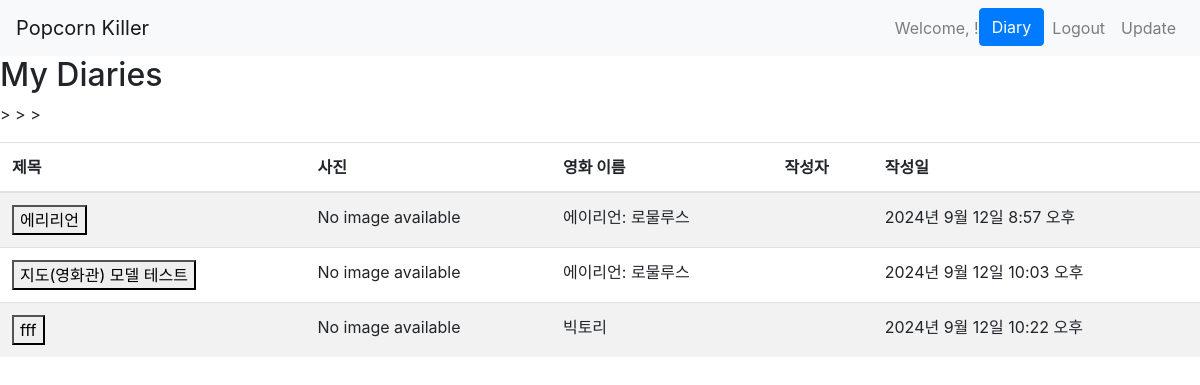
The page /diaries/ (signed in) on the database its author committed.
### pk_apps/diaries/models.py (models this page shows, shortened)
class Diary(models.Model):
    title = models.CharField(max_length=200)
    content = models.TextField()
    writer = models.ForeignKey(User, on_delete=models.CASCADE, related_name='diaries')
    movie = models.CharField(max_length=100, null=True, blank=True)
    cinema = models.CharField(max_length=255, null=True, blank=True)
    loc_x = models.DecimalField(max_digits=8, decimal_places=4)
    loc_y = models.DecimalField(max_digits=8, decimal_places=4)
    photo = models.ImageField(upload_to='photos/', storage=fs, null=True, blank=True)
    created_at = models.DateTimeField(auto_now_add=True)
    updated_at = models.DateTimeField(auto_now=True)

### pk_apps/diaries/views.py (the view)
# urls.py: path('', diary_list, name='diary_list'),
@login_required
def diary_list(request: HttpRequest) -> HttpResponse:
    diaries = Diary.objects.filter(writer=request.user)
    return render(request, 'diaries/diary_list.html', {'diaries': diaries})

### pk_apps/accounts/models.py (called while the page is built)
    def __str__(self):
        return f"{self.nickname}"

### pk_apps/diaries/templates/diaries/diary_list.html (shortened to what this page needs)
{% extends "base.html" %}
{% block content %}
    <h2>My Diaries</h2>
    <table class="table table-striped mt-3">
        <thead>
            <tr>
                <th scope="col">제목</th>
                <th scope="col">사진</th>
                <th scope="col">영화 이름</th>
                <th scope="col">작성자</th>
                <th scope="col">작성일</th>
            </tr>
        </thead>
        <tbody>
            {% for diary in diaries %}
            {% load humanize %}
            <tr>
                <td>
                    <form action="{% url 'diaries:diary_detail' diary.pk %}" method="post">
                        <button type="submit" >{{ diary.title }}</button>
                    </form>
                </td>
                {% if diary.photo %}
                    <td>
                        <img src="{{ diary.photo.url }}" alt="{{ diary.title }}">
                    </td>
                {% else %}
                    <td>
                        No image available
                    </td>>
                {% endif %}
                <td>{{ diary.movie|default:"none" }}</td>
                <td>{{ diary.writer }}</td>
                <td>{{ diary.created_at }}</td>
            </tr>
            {% endfor %}
        </tbody>
    </table>
{% endblock %}

### templates/base.html (shortened to what this page needs)
<!DOCTYPE html>
<html lang="en">
    <head>
        <link href="https://stackpath.bootstrapcdn.com/bootstrap/4.5.2/css/bootstrap.min.css" rel="stylesheet">
    </head>
    <body>
    <nav class="navbar navbar-expand-lg navbar-light bg-light">
        <a class="navbar-brand" href="{% url 'box_office:daily_view' %}">Popcorn Killer</a>
        <div class="collapse navbar-collapse" id="navbarNav">
            <ul class="navbar-nav ml-auto">
                {% if user.is_authenticated %}
                    <li class="nav-item">
                        <span class="navbar-text">Welcome, {{ user.nickname }}!</span>
                    </li>
                    <li class="nav-item">
                        <a class="btn btn-primary" href="{% url 'diaries:diary_list' %}">Diary</a>
                    </li>
                    <li class="nav-item">
                        <a class="nav-link" href="{% url 'accounts:logout' %}">Logout</a>
                    </li>
                    <li class="nav-item">
                        <a class="nav-link" href="{% url 'accounts:update' %}">Update</a>
                    </li>
                {% endif %}
            </ul>
        </div>
    </nav>
    {% block content %}
    {% endblock content %}
    </body>
</html>

### rows shown on the page
Diary: title "에리리언", shows "No image available", movie "에이리언: 로물루스", created_at "2024년 9월 12일 8:57 오후"
Diary: title "지도(영화관) 모델 테스트", shows "No image available", movie "에이리언: 로물루스", created_at "2024년 9월 12일 10:03 오후"
Diary: title "fff", shows "No image available", movie "빅토리", created_at "2024년 9월 12일 10:22 오후"
